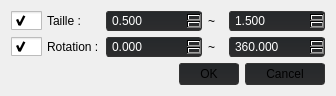
<?xml version="1.0" encoding="UTF-8"?>
<ui version="4.0">
 <class>RandomDialog</class>
 <widget class="QDialog" name="RandomDialog">
  <property name="windowModality">
   <enum>Qt::WindowModal</enum>
  </property>
  <property name="geometry">
   <rect>
    <x>0</x>
    <y>0</y>
    <width>336</width>
    <height>95</height>
   </rect>
  </property>
  <property name="windowTitle">
   <string>Taille et rotation aléatoires</string>
  </property>
  <property name="windowIcon">
   <iconset resource="MainFrame.qrc">
    <normaloff>:/MainFrame/Resources/random.png</normaloff>:/MainFrame/Resources/random.png</iconset>
  </property>
  <property name="styleSheet">
   <string notr="true">background-color: rgb(29, 29, 30);
selection-color: rgb(167, 51, 82);
color: rgb(197, 197, 197);
menuBar{background-color: rgb(142, 120, 77);}
</string>
  </property>
  <property name="modal">
   <bool>true</bool>
  </property>
  <layout class="QVBoxLayout" name="verticalLayout">
   <item>
    <layout class="QGridLayout" name="gridLayout">
     <item row="1" column="3">
      <widget class="QDoubleSpinBox" name="maxRot">
       <property name="styleSheet">
        <string notr="true">QDoubleSpinBox::down-button {
	image: url(:/MainFrame/Resources/Icons_New/external-down-arrow-arrow-flatart-icons-lineal-color-flatarticons-10.png);
right: 1.5px;
height: 9px;
}

QDoubleSpinBox::up-button {
    image: url(:/MainFrame/Resources//Icons_New/external-up-arrow-arrow-flatart-icons-lineal-color-flatarticons-10.png);
right: 1.5px;
bottom: 0px;
height: 9px;
}

QDoubleSpinBox { 
	border: 1px solid #333333;
	border-radius: 3px;
	background-color: qlineargradient(spread:pad, x1:0, y1:1, x2:0, y2:0, stop:0 rgba(37, 37, 38, 255), stop:1 rgba(27, 29, 31, 255));
	padding: 1px 20px 1px 3px;
	min-width: 6em;
	color: #ffffff;
    background-color: qlineargradient(spread:pad, x1:0, y1:1, x2:0, y2:0, stop:0 rgba(45, 45, 46, 255), stop:1 rgba(37, 40, 43, 255));
	selection-background-color: rgb(40, 42, 44);
}</string>
       </property>
       <property name="decimals">
        <number>3</number>
       </property>
       <property name="maximum">
        <double>360.000000000000000</double>
       </property>
       <property name="value">
        <double>360.000000000000000</double>
       </property>
      </widget>
     </item>
     <item row="1" column="1">
      <widget class="QDoubleSpinBox" name="minRot">
       <property name="styleSheet">
        <string notr="true">QDoubleSpinBox::down-button {
	image: url(:/MainFrame/Resources/Icons_New/external-down-arrow-arrow-flatart-icons-lineal-color-flatarticons-10.png);
right: 1.5px;
height: 9px;
}

QDoubleSpinBox::up-button {
    image: url(:/MainFrame/Resources//Icons_New/external-up-arrow-arrow-flatart-icons-lineal-color-flatarticons-10.png);
right: 1.5px;
bottom: 0px;
height: 9px;
}

QDoubleSpinBox { 
	border: 1px solid #333333;
	border-radius: 3px;
	background-color: qlineargradient(spread:pad, x1:0, y1:1, x2:0, y2:0, stop:0 rgba(37, 37, 38, 255), stop:1 rgba(27, 29, 31, 255));
	padding: 1px 20px 1px 3px;
	min-width: 6em;
	color: #ffffff;
    background-color: qlineargradient(spread:pad, x1:0, y1:1, x2:0, y2:0, stop:0 rgba(45, 45, 46, 255), stop:1 rgba(37, 40, 43, 255));
	selection-background-color: rgb(40, 42, 44);
}</string>
       </property>
       <property name="decimals">
        <number>3</number>
       </property>
       <property name="minimum">
        <double>0.000000000000000</double>
       </property>
       <property name="maximum">
        <double>360.000000000000000</double>
       </property>
      </widget>
     </item>
     <item row="0" column="1">
      <widget class="QDoubleSpinBox" name="minScale">
       <property name="styleSheet">
        <string notr="true">QDoubleSpinBox::down-button {
	image: url(:/MainFrame/Resources/Icons_New/external-down-arrow-arrow-flatart-icons-lineal-color-flatarticons-10.png);
right: 1.5px;
height: 9px;
}

QDoubleSpinBox::up-button {
    image: url(:/MainFrame/Resources//Icons_New/external-up-arrow-arrow-flatart-icons-lineal-color-flatarticons-10.png);
right: 1.5px;
bottom: 0px;
height: 9px;
}

QDoubleSpinBox { 
	border: 1px solid #333333;
	border-radius: 3px;
	background-color: qlineargradient(spread:pad, x1:0, y1:1, x2:0, y2:0, stop:0 rgba(37, 37, 38, 255), stop:1 rgba(27, 29, 31, 255));
	padding: 1px 20px 1px 3px;
	min-width: 6em;
	color: #ffffff;
    background-color: qlineargradient(spread:pad, x1:0, y1:1, x2:0, y2:0, stop:0 rgba(45, 45, 46, 255), stop:1 rgba(37, 40, 43, 255));
	selection-background-color: rgb(40, 42, 44);
}</string>
       </property>
       <property name="decimals">
        <number>3</number>
       </property>
       <property name="minimum">
        <double>0.001000000000000</double>
       </property>
       <property name="maximum">
        <double>1000.000000000000000</double>
       </property>
       <property name="value">
        <double>0.500000000000000</double>
       </property>
      </widget>
     </item>
     <item row="0" column="2">
      <widget class="QLabel" name="label">
       <property name="text">
        <string>~</string>
       </property>
      </widget>
     </item>
     <item row="0" column="0">
      <widget class="QCheckBox" name="scale">
       <property name="styleSheet">
        <string notr="true">QCheckBox {
    spacing: 5px;
}

QCheckBox::indicator {
    width: 31px;
    height: 19px;
}

QCheckBox::indicator:unchecked {
	image: url(:/MainFrame/Resources/Icons_New/Checkbutton_no.png);
}

QCheckBox::indicator:checked {
	image: url(:/MainFrame/Resources/Icons_New/Checkbutton_yes.png);
}</string>
       </property>
       <property name="text">
        <string>Taille :</string>
       </property>
       <property name="checked">
        <bool>true</bool>
       </property>
      </widget>
     </item>
     <item row="1" column="2">
      <widget class="QLabel" name="label_2">
       <property name="text">
        <string>~</string>
       </property>
      </widget>
     </item>
     <item row="1" column="0">
      <widget class="QCheckBox" name="rotation">
       <property name="styleSheet">
        <string notr="true">QCheckBox {
    spacing: 5px;
}

QCheckBox::indicator {
    width: 31px;
    height: 19px;
}

QCheckBox::indicator:unchecked {
	image: url(:/MainFrame/Resources/Icons_New/Checkbutton_no.png);
}

QCheckBox::indicator:checked {
	image: url(:/MainFrame/Resources/Icons_New/Checkbutton_yes.png);
}</string>
       </property>
       <property name="text">
        <string>Rotation :</string>
       </property>
       <property name="checked">
        <bool>true</bool>
       </property>
      </widget>
     </item>
     <item row="0" column="3">
      <widget class="QDoubleSpinBox" name="maxScale">
       <property name="styleSheet">
        <string notr="true">QDoubleSpinBox::down-button {
	image: url(:/MainFrame/Resources/Icons_New/external-down-arrow-arrow-flatart-icons-lineal-color-flatarticons-10.png);
right: 1.5px;
height: 9px;
}

QDoubleSpinBox::up-button {
    image: url(:/MainFrame/Resources//Icons_New/external-up-arrow-arrow-flatart-icons-lineal-color-flatarticons-10.png);
right: 1.5px;
bottom: 0px;
height: 9px;
}

QDoubleSpinBox { 
	border: 1px solid #333333;
	border-radius: 3px;
	background-color: qlineargradient(spread:pad, x1:0, y1:1, x2:0, y2:0, stop:0 rgba(37, 37, 38, 255), stop:1 rgba(27, 29, 31, 255));
	padding: 1px 20px 1px 3px;
	min-width: 6em;
	color: #ffffff;
    background-color: qlineargradient(spread:pad, x1:0, y1:1, x2:0, y2:0, stop:0 rgba(45, 45, 46, 255), stop:1 rgba(37, 40, 43, 255));
	selection-background-color: rgb(40, 42, 44);
}</string>
       </property>
       <property name="decimals">
        <number>3</number>
       </property>
       <property name="minimum">
        <double>0.001000000000000</double>
       </property>
       <property name="maximum">
        <double>1000.000000000000000</double>
       </property>
       <property name="value">
        <double>1.500000000000000</double>
       </property>
      </widget>
     </item>
    </layout>
   </item>
   <item>
    <layout class="QVBoxLayout" name="verticalLayout_2">
     <item>
      <widget class="QDialogButtonBox" name="buttonBox">
       <property name="styleSheet">
        <string notr="true">QPushButton {
border: 1px solid #333333;
border-radius: 3px;
	background-color: qlineargradient(spread:pad, x1:0, y1:1, x2:0, y2:0, stop:0 rgba(45, 45, 46, 255), stop:1 rgba(37, 40, 43, 255));
padding: 3px 20px;

}

QPushButton:hover {
	background-color: qlineargradient(spread:pad, x1:0, y1:1, x2:0, y2:0, stop:0 rgba(37, 37, 38, 255), stop:1 rgba(27, 29, 31, 255));
}
</string>
       </property>
       <property name="orientation">
        <enum>Qt::Horizontal</enum>
       </property>
       <property name="standardButtons">
        <set>QDialogButtonBox::Cancel|QDialogButtonBox::Ok</set>
       </property>
      </widget>
     </item>
    </layout>
   </item>
  </layout>
 </widget>
 <resources>
  <include location="MainFrame.qrc"/>
 </resources>
 <connections>
  <connection>
   <sender>buttonBox</sender>
   <signal>accepted()</signal>
   <receiver>RandomDialog</receiver>
   <slot>accept()</slot>
   <hints>
    <hint type="sourcelabel">
     <x>248</x>
     <y>254</y>
    </hint>
    <hint type="destinationlabel">
     <x>157</x>
     <y>274</y>
    </hint>
   </hints>
  </connection>
  <connection>
   <sender>buttonBox</sender>
   <signal>rejected()</signal>
   <receiver>RandomDialog</receiver>
   <slot>reject()</slot>
   <hints>
    <hint type="sourcelabel">
     <x>316</x>
     <y>260</y>
    </hint>
    <hint type="destinationlabel">
     <x>286</x>
     <y>274</y>
    </hint>
   </hints>
  </connection>
 </connections>
</ui>
